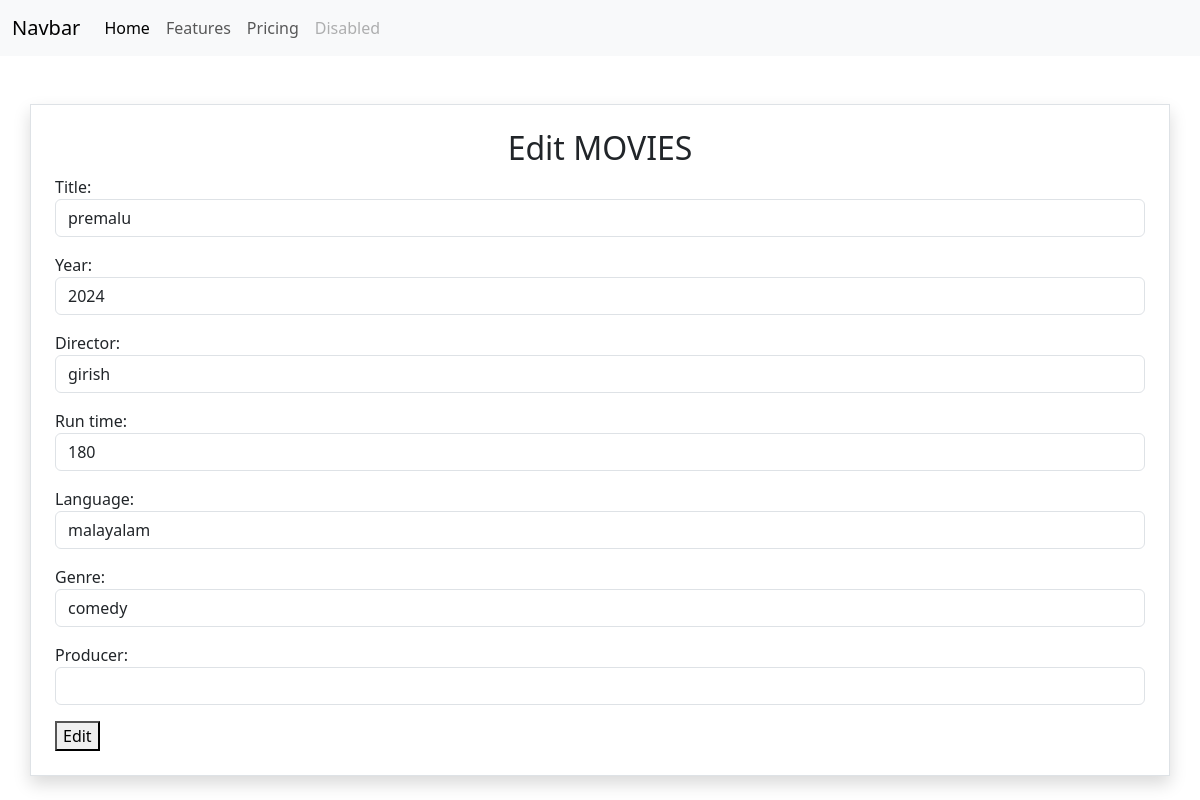
Page /movies/2/change/ on the committed database.
### myapp/models.py (models this page shows, shortened)
class Movie(models.Model):
    title=models.CharField(max_length=200)
    year=models.CharField(max_length=200)
    director=models.CharField(max_length=200)
    run_time=models.PositiveIntegerField()
    language=models.CharField(max_length=200)
    genre=models.CharField(max_length=200)
    producer=models.CharField(max_length=200,null=True)

### myapp/views.py (the view, shortened to what this page needs)
# urls.py: path('movies/<int:pk>/change/',views.MovieUpdateView.as_view(),name="movie-update"),
class MovieUpdateView(View):
    def get(self,request,*args,**kwargs):
        id=kwargs.get("pk")
        movie_object=Movie.objects.get(id=id)
        form_instance=MovieModelForm(instance=movie_object)
        return render(request,"movie_edit.html",{"form":form_instance})

### myapp/forms.py
class MovieModelForm(forms.ModelForm):
    class Meta:
        model=Movie
        exclude=("id",)
        widgets={
            "title":forms.TextInput(attrs={"class":"form-control"}),
            "year":forms.TextInput(attrs={"class":"form-control"}),
            "director":forms.TextInput(attrs={"class":"form-control"}),
            "run_time":forms.NumberInput(attrs={"class":"form-control"}),
            "language":forms.TextInput(attrs={"class":"form-control"}),
            "genre":forms.TextInput(attrs={"class":"form-control"}),
            "producer":forms.TextInput(attrs={"class":"form-control"}),
        }

### myapp/templates/movie_edit.html (shortened to what this page needs)
{%extends 'base.html'%}
{%block main_block%}
<div class="container mt-5 border p-4 shadow ">
    <h2 class="text-center">Edit MOVIES</h2>
    <form action="" method="post">
        {{form.as_p}}
    <button type="submit">Edit</button>
    </form>
</div>
{%endblock%}

### rows in the picture
Movie: title "premalu", year "2024", director "girish", run_time "180", language "malayalam", genre "comedy"
